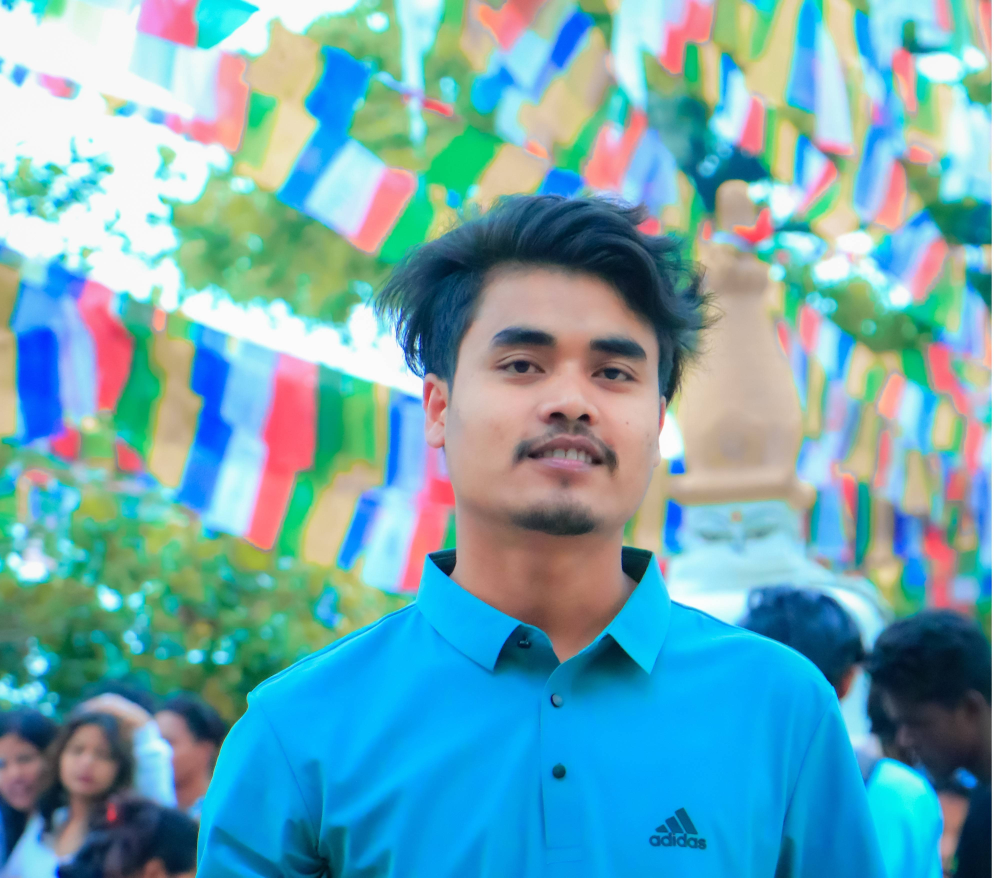
#> input picture 05-computer-vision-open/mohit.png, 3983 x 3510 px, found by its file name (shown at 1/4 size)
$ python resize.py
#> lines starting #> are read from the running program, lines starting #| are printed output that depends on the picture
import cv2

image = cv2.imread("mohit.png")
#> image is the input picture: shape (3510, 3983, 3); mean B, G, R 177.5, 166.8, 110.9


if image is None:
    print("Image not found or unable to load.")

else:
    print("Image loaded successfully.")

    resized_image = cv2.resize(image, (300, 300))
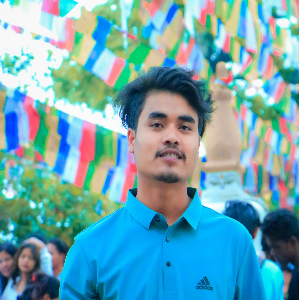
#> resized_image: shape (300, 300, 3); mean B, G, R 177.4, 166.7, 110.8

    cv2.imshow("Original Image", image )

    cv2.imshow("Resized Image", resized_image)

    cv2.imshow("resized_output", resized_image)

    cv2.waitKey(0)
    cv2.destroyAllWindows()
